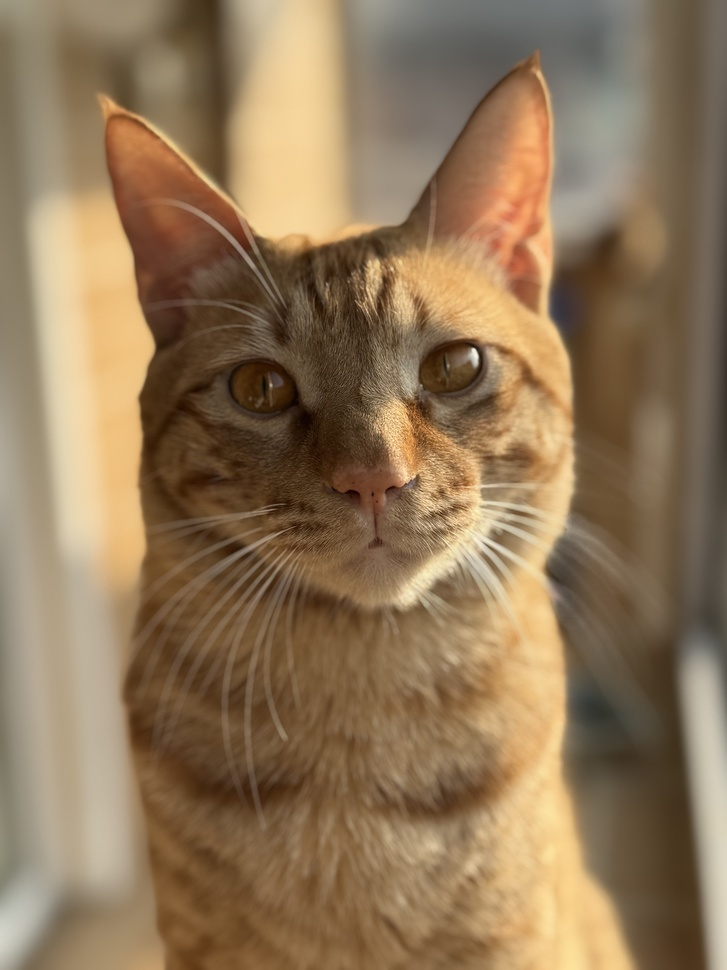
#> input picture images/cat.jpeg, 727 x 970 px, shrunk from 4284 x 5712 before the run
$ python edit_cat.py
#> lines starting #> are read from the running program, lines starting #| are printed output that depends on the picture
#Required Libraries
from PIL import Image, ImageFilter
import matplotlib.pyplot as plt
import numpy as np

# Load the image using PIL
img = Image.open('images/cat.jpeg')
#> img is the input picture: PIL image 727x970 RGB; mean R, G, B 143.9, 119.1, 88.7

# Smooth effect using GaussianBlur
smooth_img = img.filter(ImageFilter.GaussianBlur(radius=100))
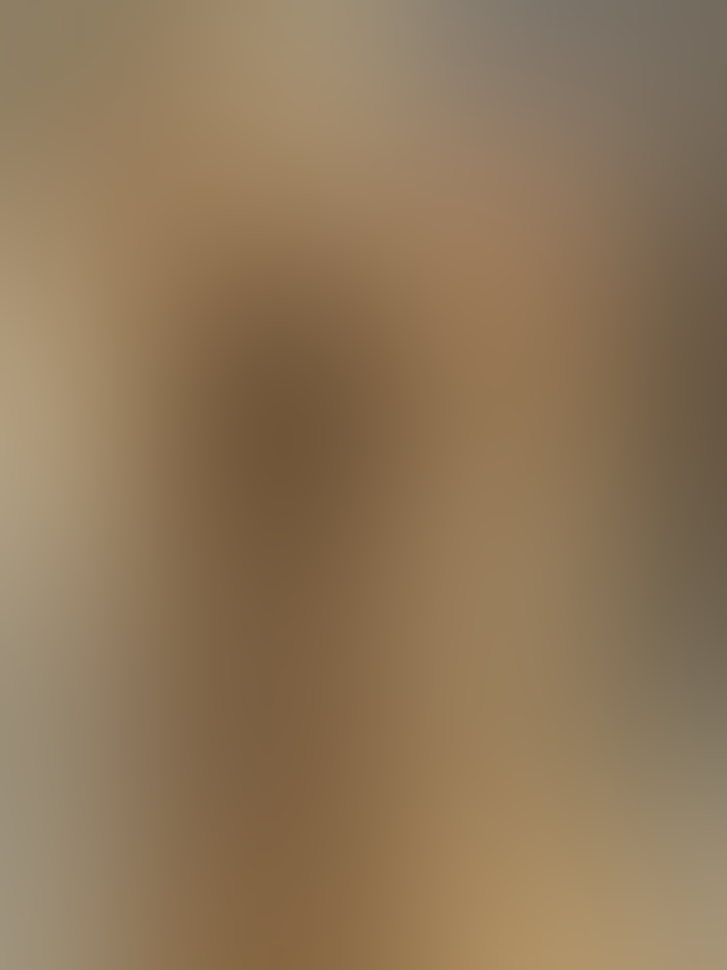
#> smooth_img: PIL image 727x970 RGB; mean R, G, B 143, 119, 89.3

# Edge enhancement with EDGE_ENHANCE_MORE
edge_img = img.filter(ImageFilter.EDGE_ENHANCE_MORE)
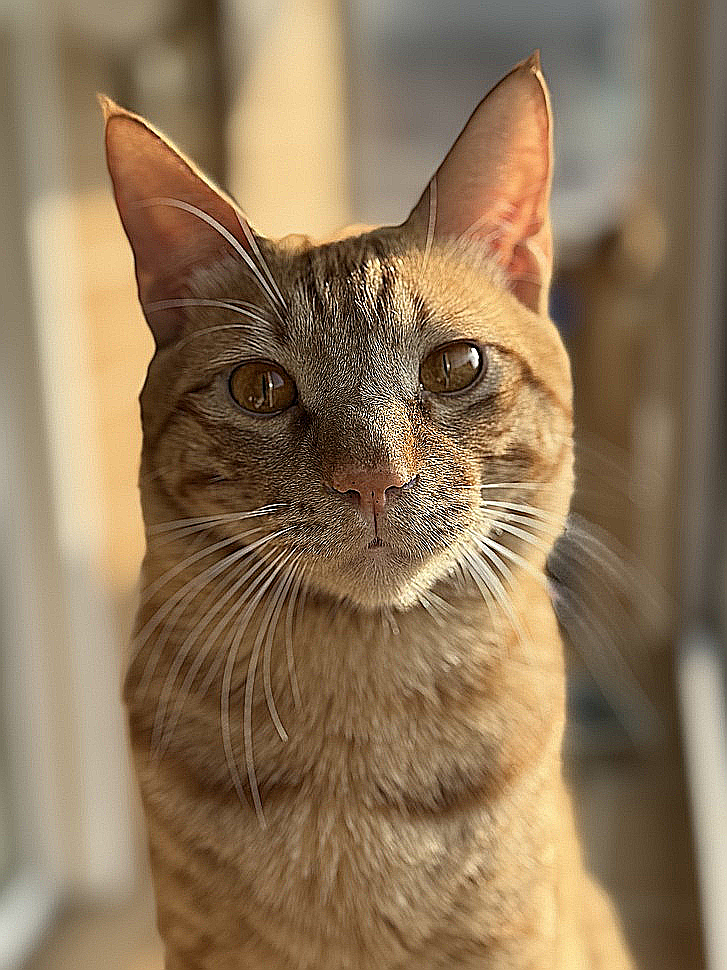
#> edge_img: PIL image 727x970 RGB; mean R, G, B 143.6, 119.4, 89.6

# Convert to numpy arrays
smooth_array = np.array(smooth_img)
edge_array = np.array(edge_img)

# Create figure and subplots
fig, (ax1, ax2) = plt.subplots(1, 2, figsize=(15, 7))

# Left subplot
ax1.imshow(smooth_array)
ax1.set_title('Gaussian Smoothing')
ax1.axis('off')

# Right subplot
ax2.imshow(edge_array)
ax2.set_title('Edge Enhancement')
ax2.axis('off')

# Adjust spacing between subplots
plt.tight_layout()
plt.show()
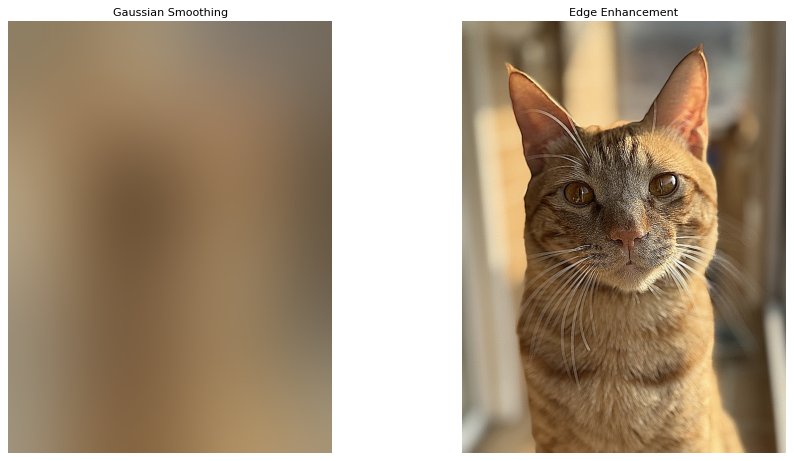
#> figure drawn by matplotlib, 2 panels
